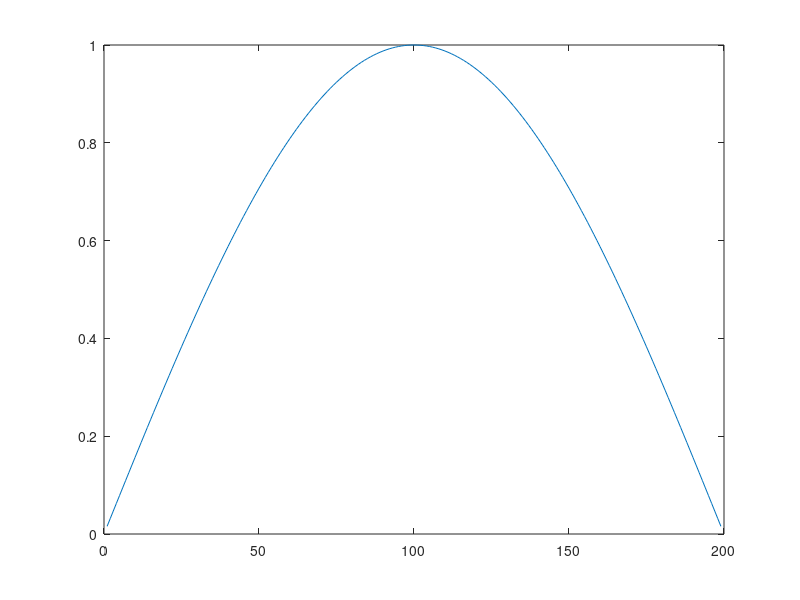

The MATLAB script that drew this image:
function MsTransport
Lx = 1;
Nx_H = 200; dx_H = 2*Lx/Nx_H; x0_H = -Lx:dx_H:Lx;
Nx_h = 10; dx_h = dx_H/Nx_h; x0_h = 0:dx_h:Lx;

sigma = @(x)cos(50*pi*x)+1.1;

Phi = cell(Nx_H,1);
basis = cell(Nx_H+1,1);% for km = 1:Nx_H basis{km} = zeros(1,2);end
for km = 1:Nx_H
    segment = x0_H(km) + [0:dx_h:dx_H]; segment = segment(:);
    Phi_temp = BasisConstruct(sigma,segment);
    Phi{km} = Phi_temp;
    basis_temp = basis{km}; basis_segment = [Phi_temp(:,1),segment];
    basis_temp=[basis_temp;basis_segment];
    basis{km} = basis_temp;
    
    basis_temp = basis{km+1}; basis_segment = [Phi_temp(:,2),segment];
    basis_temp=[basis_temp;basis_segment];
    basis{km+1} = basis_temp;
end
% for km = 1:Nx_H+1
%     basis_temp = basis{km};
%     plot(basis_temp(:,2),basis_temp(:,1),'.-.');pause;
% end
Sigma_mat = zeros(Nx_H+1,Nx_H+1);
Sigma_x_mat = zeros(Nx_H+1,Nx_H+1);
for km = 1:Nx_H
    segment = x0_H(km) + [0:dx_h:dx_H];
    sigma_piece = sigma(segment); sigma_piece = sigma_piece(:);
    sigma_piece2 = sigma(segment(1:end-1)+dx_h/2); sigma_piece2 = sigma_piece2(:);

    Phi_temp = Phi{km}; Phi_temp_end = Phi_temp([1,end],:);
    Sigma_mat_temp = Phi_temp'*diag(sigma_piece)*Phi_temp - Phi_temp_end'*diag(sigma_piece(1,end))*Phi_temp_end/2;
    Sigma_mat([km,km+1],[km,km+1]) = Sigma_mat([km,km+1],[km,km+1]) + dx_h*Sigma_mat_temp;
    
    pxPhi = (Phi_temp(2:end,:) - Phi_temp(1:end-1,:))/dx_h;
    SigmaPhi = (sigma_piece*ones(1,2)).*Phi_temp;
    pxSigmaPhi = (SigmaPhi(2:end,:) - SigmaPhi(1:end-1,:))/dx_h;
    Sigma_x_mat_temp = pxSigmaPhi'*diag(sigma_piece2)*pxPhi;
    Sigma_x_mat([km,km+1],[km,km+1]) = Sigma_x_mat([km,km+1],[km,km+1]) - dx_h*Sigma_x_mat_temp/3;
end

t = 0; t_Final = 1; dt = dx_H/5; kt = 1;
rho_ini = cos(pi*x0_H(2:end-1)/2); rho_ini = rho_ini(:); plot(rho_ini);pause;
rho = zeros(Nx_H-1,t_Final/dt); rho(:,1) = rho_ini; rho_old = rho_ini;
Sigma_mat_s = Sigma_mat(2:end-1,2:end-1); Sigma_x_mat_s = Sigma_x_mat(2:end-1,2:end-1);
Sigma_inv = Sigma_mat_s - dt*Sigma_x_mat_s;
while t < t_Final
%     rho_new = Sigma_mat_s*rho_old + dt*Sigma_x_mat_s*rho_old/3;
%     rho_new = Sigma_mat_s\rho_new;
    rho_new = Sigma_inv\(Sigma_mat_s*rho_old);
%     plot(x0_H,[0;rho_new;0],'.-.',x0_H,sigma(x0_H));pause;
    rho(:,kt+1) = rho_new; rho_old = rho_new;
    t = t+dt; kt = kt+1;
end

save(['rho_',num2str(Nx_H),'_',num2str(Nx_h),'.mat']);
end

function Phi = BasisConstruct(sigma,segment)
Nx = length(segment); dx_h = segment(2)-segment(1);
sigma_value = sigma(segment(1:end-1)+dx_h); sigma_value = sigma_value(:);
sigg = [sigma_value(2:end),-sigma_value(1:end-1)-sigma_value(2:end),[0;sigma_value(2:end-1)]];
StiffA = spdiags(sigg,[-1:1],Nx-2,Nx-2);
Load = zeros(Nx-2,2); Load(1,1) = -sigma_value(1); Load(end,end) = -sigma_value(end);
Phi = StiffA\Load;
Phi = [1,0;Phi;0,1];
end